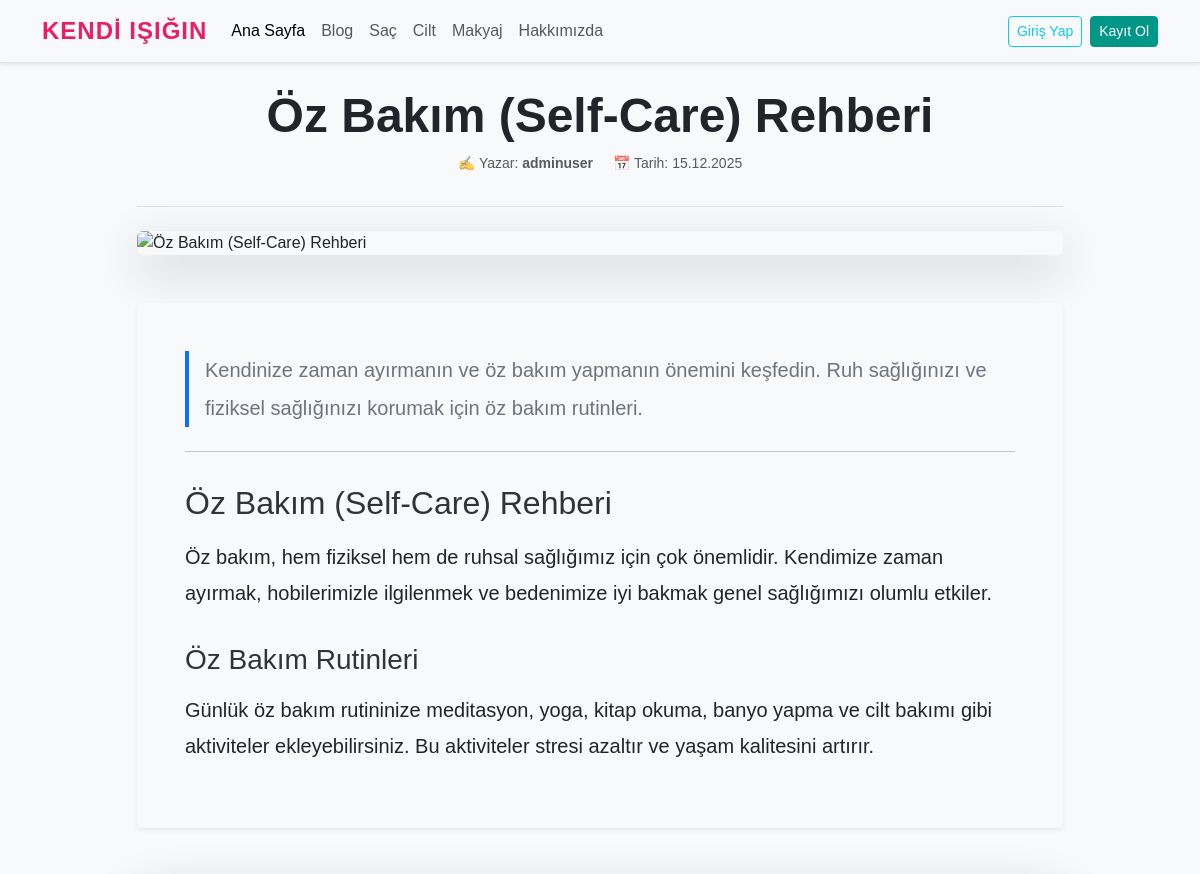
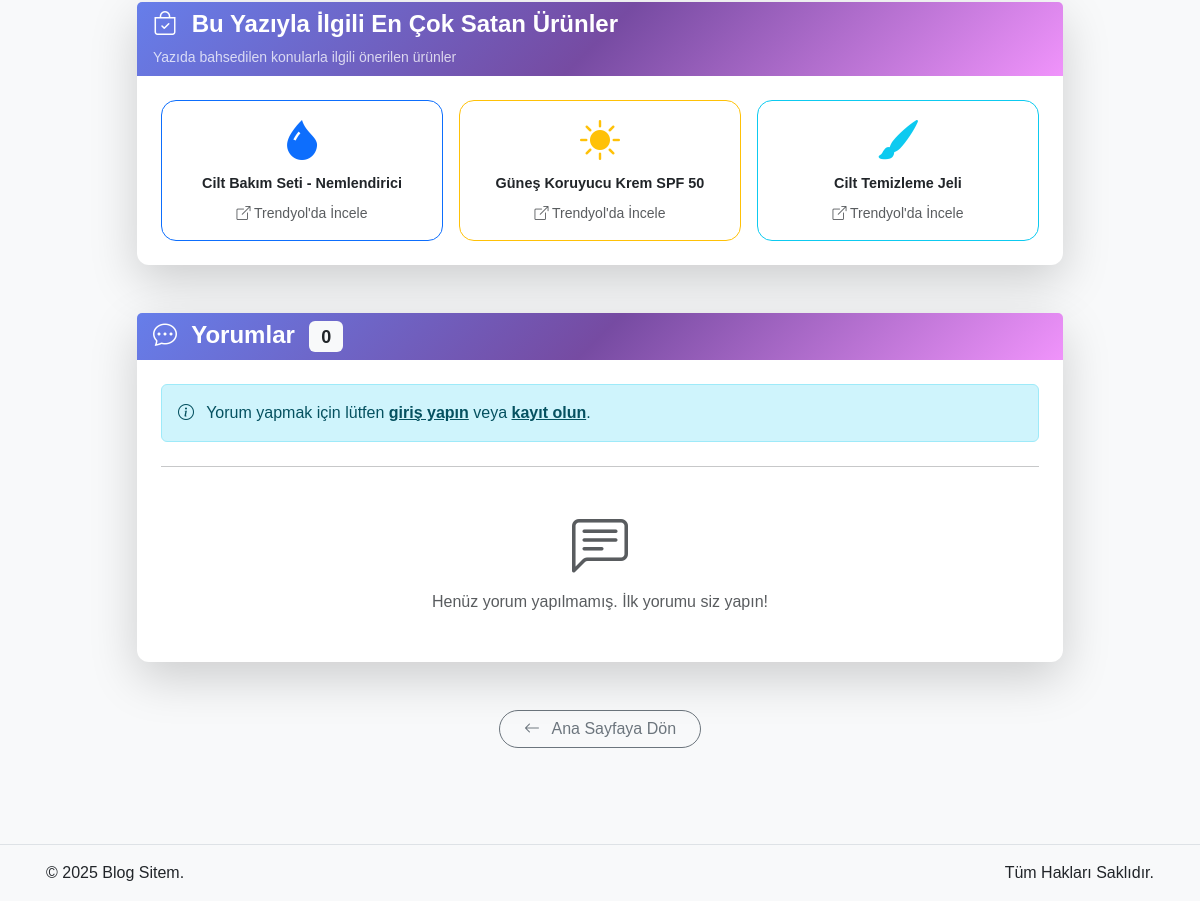
Screenshot of /blog-site/index.php?sayfa=detay&id=4 with the database file from the repository (2 pictures, top to bottom).
### tables this page shows
CREATE TABLE `yazilar` (
  `id` int NOT NULL,
  `baslik` varchar(255) NOT NULL,
  `ozet` text NOT NULL,
  `icerik` longtext NOT NULL,
  `resim_yolu` varchar(255) DEFAULT NULL,
  `yazar_id` int NOT NULL,
  `yayin_tarihi` datetime DEFAULT CURRENT_TIMESTAMP,
  `durum` enum('Yayinlandi','Taslak') NOT NULL DEFAULT 'Taslak'
);

CREATE TABLE `kullanicilar` (
  `id` int NOT NULL,
  `username` varchar(50) NOT NULL,
  `email` varchar(100) NOT NULL,
  `password` varchar(255) NOT NULL,
  `rol` enum('Admin','Editor','User') NOT NULL DEFAULT 'User',
  `kayit_tarihi` timestamp NULL DEFAULT CURRENT_TIMESTAMP
);

### blog-site/pages/detay.php (the view, shortened to what this page needs)
<?php
function getRelatedProducts($baslik, $ozet = '', $icerik = '') {
    $text = strtolower($baslik . ' ' . $ozet . ' ' . strip_tags($icerik));
    $products = [];
    if (strpos($text, 'cilt') !== false || strpos($text, 'bakım') !== false || strpos($text, 'güzellik') !== false || strpos($text, 'nem') !== false) {
        $products[] = [
            'title' => 'Cilt Bakım Seti - Nemlendirici',
            'link' => 'https://www.trendyol.com/sr?q=cilt+bakım+seti+nemlendirici&qt=cilt+bakım+seti+nemlendirici&st=cilt+bakım+seti+nemlendirici',
            'icon' => 'bi-droplet-fill',
            'color' => 'primary'
        ];
        $products[] = [
            'title' => 'Güneş Koruyucu Krem SPF 50',
            'link' => 'https://www.trendyol.com/sr?q=güneş+koruyucu+krem+spf+50&qt=güneş+koruyucu+krem+spf+50&st=güneş+koruyucu+krem+spf+50',
            'icon' => 'bi-sun-fill',
            'color' => 'warning'
        ];
        $products[] = [
            'title' => 'Cilt Temizleme Jeli',
            'link' => 'https://www.trendyol.com/sr?q=cilt+temizleme+jeli&qt=cilt+temizleme+jeli&st=cilt+temizleme+jeli',
            'icon' => 'bi-brush-fill',
            'color' => 'info'
        ];
    }
    return $products;
}
$yazi_id = isset($_GET['id']) ? intval($_GET['id']) : 0;
if ($yazi_id > 0) {
    $sorgu = $db->prepare("
        SELECT y.*, k.username AS yazar_adi
        FROM yazilar y
        INNER JOIN kullanicilar k ON y.yazar_id = k.id
        WHERE y.id = :id AND y.durum = 'Yayinlandi'
    ");
    $sorgu->execute([':id' => $yazi_id]);
    $yazi = $sorgu->fetch(PDO::FETCH_ASSOC);
}
try {
    $yorum_sorgu = $db->prepare("
        SELECT y.*, k.username AS kullanici_adi, k.id AS kullanici_id
        FROM yorumlar y
        INNER JOIN kullanicilar k ON y.kullanici_id = k.id
        WHERE y.yazi_id = :yazi_id AND y.durum = 'Onaylandi'
        ORDER BY y.yorum_tarihi DESC
    ");
    $yorum_sorgu->execute([':yazi_id' => $yazi_id]);
    $yorumlar = $yorum_sorgu->fetchAll(PDO::FETCH_ASSOC);
} catch (PDOException $e) {
    $yorumlar = [];
}
$kullanici_giris_yapti = isset($_SESSION['loggedin']) && $_SESSION['loggedin'] === true;
?>
<div class="row justify-content-center">
    <div class="col-lg-10">
        <div class="mb-4 text-center border-bottom pb-3">
            <h1 class="display-5 fw-bold text-dark"><?php echo htmlspecialchars($yazi['baslik']); ?></h1>
            <p class="text-muted small">
                <span class="me-3">✍️ Yazar: <strong><?php echo htmlspecialchars($yazi['yazar_adi']); ?></strong></span>
                <span>📅 Tarih: <?php echo date("d.m.Y", strtotime($yazi['yayin_tarihi'])); ?></span>
            </p>
        </div>
        <div class="mb-5 shadow-lg rounded overflow-hidden">
            <img
                src="<?php echo !empty($yazi['resim_yolu']) ? htmlspecialchars($yazi['resim_yolu']) : 'https://images.unsplash.com/photo-1556228578-0d85b1a4d571?w=800&h=600&fit=crop'; ?>"
                class="img-fluid w-100"
                alt="<?php echo htmlspecialchars($yazi['baslik']); ?>"
                style="max-height: 500px; object-fit: cover;"
                onerror="this.src='https://images.unsplash.com/photo-1556228578-0d85b1a4d571?w=800&h=600&fit=crop'"
            >
        </div>
        <div class="bg-light p-4 p-md-5 rounded shadow-sm article-content">
            <p class="lead font-italic mb-4 text-secondary border-start border-4 border-primary ps-3">
                <?php echo htmlspecialchars($yazi['ozet']); ?>
            </p>
            <hr class="my-4">
            <div class="fs-5 text-dark" style="line-height: 1.8;">
                <?php echo $yazi['icerik']; ?>
            </div>
        </div>
        <?php
        $relatedProducts = getRelatedProducts($yazi['baslik'], $yazi['ozet'], $yazi['icerik'] ?? '');
        if (!empty($relatedProducts)):
        ?>
        <div class="mt-5 mb-4">
            <div class="card shadow-lg border-0">
                <div class="card-header bg-gradient-primary text-white">
                    <h4 class="mb-0 fw-bold">
                        <i class="bi bi-bag-check me-2"></i>
                        Bu Yazıyla İlgili En Çok Satan Ürünler
                    </h4>
                    <p class="mb-0 small mt-2 opacity-75">
                        Yazıda bahsedilen konularla ilgili önerilen ürünler
                    </p>
                </div>
                <div class="card-body p-4">
                    <div class="row g-3">
                        <?php foreach ($relatedProducts as $product): ?>
                            <div class="col-md-4">
                                <a
                                    href="<?php echo htmlspecialchars($product['link']); ?>"
                                    target="_blank"
                                    rel="noopener noreferrer"
                                    class="btn btn-outline-<?php echo $product['color']; ?> w-100 h-100 d-flex flex-column align-items-center justify-content-center p-3 product-link-card"
                                    style="min-height: 120px; text-decoration: none; transition: all 0.3s ease;"
                                >
                                    <i class="bi <?php echo $product['icon']; ?> display-6 mb-2 text-<?php echo $product['color']; ?>"></i>
                                    <span class="fw-bold text-dark text-center" style="font-size: 0.9rem;">
                                        <?php echo htmlspecialchars($product['title']); ?>
                                    </span>
                                    <small class="text-muted mt-2">
                                        <i class="bi bi-box-arrow-up-right"></i>
                                        Trendyol'da İncele
                                    </small>
                                </a>
                            </div>
                        <?php endforeach; ?>
                    </div>
                </div>
            </div>
        </div>
        <?php endif; ?>
        <div class="mt-5 mb-4">
            <div class="card shadow-lg border-0">
                <div class="card-header bg-gradient-primary text-white">
                    <h4 class="mb-0 fw-bold">
                        <i class="bi bi-chat-dots me-2"></i>
                        Yorumlar
                        <span class="badge bg-light text-dark ms-2"><?php echo count($yorumlar); ?></span>
                    </h4>
                </div>
                <div class="card-body p-4">
                    <?php if ($kullanici_giris_yapti): ?>
                    <div class="mb-4 p-3 bg-light rounded">
                        <h5 class="mb-3">
                            <i class="bi bi-pencil-square me-2 text-primary"></i>
                            Yorum Yap
                        </h5>
                        <form action="pages/yorum_ekle.php" method="POST" id="yorumForm">
                            <input type="hidden" name="yazi_id" value="<?php echo $yazi_id; ?>">
                            <div class="mb-3">
                                <textarea
                                    class="form-control"
                                    name="yorum_metni"
                                    id="yorum_metni"
                                    rows="4"
                                    placeholder="Yorumunuzu buraya yazın..."
                                    required
                                    minlength="10"
                                    maxlength="1000"
                                ></textarea>
                                <div class="invalid-feedback">
                                    Lütfen en az 10 karakter yazın.
                                </div>
                                <small class="text-muted">
                                    <span id="karakter_sayisi">0</span> / 1000 karakter
                                </small>
                            </div>
                            <button type="submit" class="btn btn-primary">
                                <i class="bi bi-send me-2"></i>
                                Yorumu Gönder
                            </button>
                        </form>
                    </div>
                    <?php else: ?>
                    <div class="alert alert-info mb-4">
                        <i class="bi bi-info-circle me-2"></i>
                        Yorum yapmak için lütfen <a href="index.php?sayfa=giris" class="alert-link">giriş yapın</a> veya <a href="index.php?sayfa=kayit" class="alert-link">kayıt olun</a>.
                    </div>
                    <?php endif; ?>
                    <hr class="my-4">
                    <div class="yorumlar-listesi">
                        <?php if (count($yorumlar) > 0): ?>
                            <?php foreach ($yorumlar as $yorum): ?>
                                <div class="yorum-item mb-4 p-3 bg-white rounded shadow-sm border-start border-primary border-3">
                                    <div class="d-flex justify-content-between align-items-start mb-2">
                                        <div>
                                            <strong class="text-primary">
                                                <i class="bi bi-person-circle me-2"></i>
                                                <?php echo htmlspecialchars($yorum['kullanici_adi']); ?>
                                            </strong>
                                            <small class="text-muted ms-2">
                                                <i class="bi bi-clock me-1"></i>
                                                <?php
                                                $tarih = new DateTime($yorum['yorum_tarihi']);
                                                $simdi = new DateTime();
                                                $fark = $simdi->diff($tarih);
                                                if ($fark->days > 7) {
                                                    echo date("d.m.Y H:i", strtotime($yorum['yorum_tarihi']));
                                                } elseif ($fark->days > 0) {
                                                    echo $fark->days . " gün önce";
                                                } elseif ($fark->h > 0) {
                                                    echo $fark->h . " saat önce";
                                                } elseif ($fark->i > 0) {
                                                    echo $fark->i . " dakika önce";
                                                } else {
                                                    echo "Az önce";
                                                }
                                                ?>
                                            </small>
                                        </div>
                                    </div>
                                    <p class="mb-0 text-dark" style="line-height: 1.6;">
                                        <?php echo nl2br(htmlspecialchars($yorum['yorum_metni'])); ?>
                                    </p>
                                </div>
                            <?php endforeach; ?>
                        <?php else: ?>
                            <div class="text-center py-4 text-muted">
                                <i class="bi bi-chat-left-text display-4 d-block mb-2"></i>
                                <p class="mb-0">Henüz yorum yapılmamış. İlk yorumu siz yapın!</p>
                            </div>
                        <?php endif; ?>
                    </div>
                </div>
            </div>
        </div>
        <div class="mt-5 mb-5 text-center">
            <a href="index.php?sayfa=home" class="btn btn-outline-secondary px-4 rounded-pill">
                <i class="bi bi-arrow-left me-2"></i>
                Ana Sayfaya Dön
            </a>
        </div>
    </div>
</div>

### blog-site/assets/css/style.css (style rules this page uses)
body { background-color: #f8f9fa; font-family: 'Arial', sans-serif; }
.card { border: none; border-radius: 12px; transition: transform 0.3s ease, box-shadow 0.3s ease; }
.bg-gradient-primary { background: linear-gradient(135deg, #667eea 0%, #764ba2 100%) !important; border: none; }
.product-link-card { border-radius: 15px !important; transition: all 0.3s ease !important; }
.bg-gradient-primary { background: linear-gradient(135deg, #667eea 0%, #764ba2 50%, #f093fb 100%) !important; }
.article-content { line-height: 1.9; font-size: 1.1rem; }
.article-content h2, .article-content h3, .article-content h4 { margin-top: 2rem; margin-bottom: 1rem; color: #333; }

### rows the page displays
yazilar: baslik "Öz Bakım (Self-Care) Rehberi", yazar.username "adminuser", yayin_tarihi "15.12.2025", ozet "Kendinize zaman ayırmanın ve öz bakım yapmanın önemini keşfedin. Ruh sağlığınızı ve fiziksel sağlığınızı korumak için öz bakım rutinleri.", icerik "Öz Bakım (Self-Care) Rehberi Öz bakım, hem fiziksel hem de ruhsal sağlığımız için çok önemlidir. Kendimize zaman ayırmak, hobilerimizle ilgilenmek ve bedenimize iyi bakmak genel sağlığımızı olumlu etkiler. Öz Bakım Rutinleri Günlük öz bakım rutininize meditasyon, yoga, kitap okuma, banyo yapma ve cilt bakımı gibi aktiviteler ekleyebilirsiniz. Bu aktiviteler stresi azaltır ve yaşam kalitesini artırır."

### other values shown
$product['title'] "Cilt Bakım Seti - Nemlendirici"
$product['title'] "Güneş Koruyucu Krem SPF 50"
$product['title'] "Cilt Temizleme Jeli"
count($yorumlar) "0"
